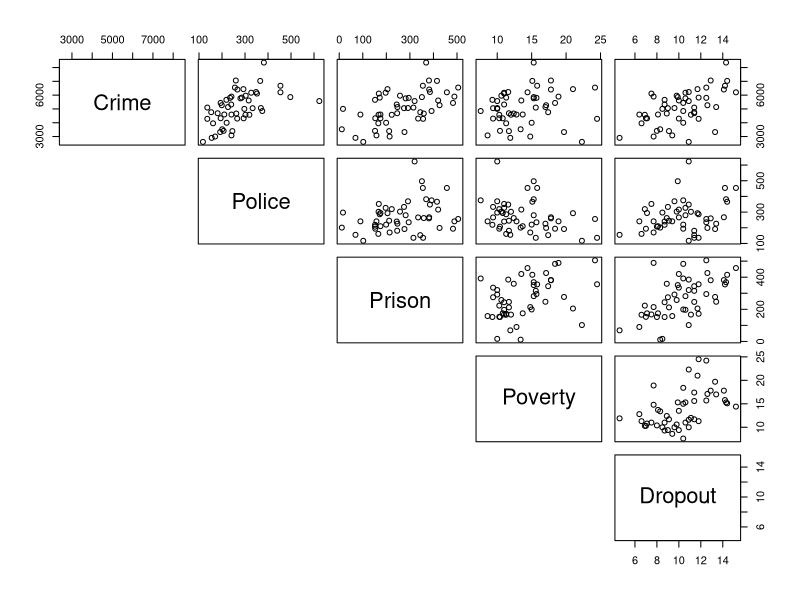
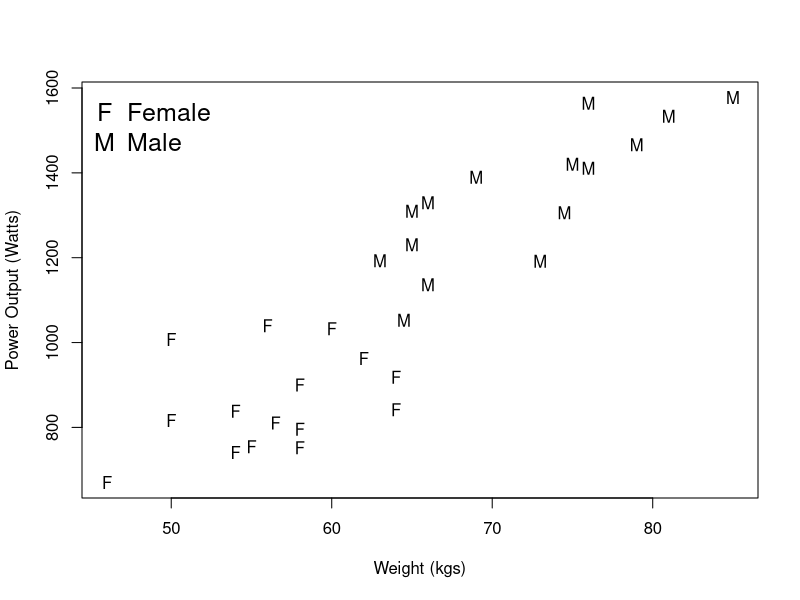

The R script that drew these images, in order:
## ---- chunk 1
crime <- read.csv("crime.csv")
pairs(crime[,-1], lower.panel = NULL)
# We add [,-1] to the end of crime to remove the first column which has non-numeric arguments (state names)
## ---- chunk 2
model1 <- lm(Crime ~ Dropout, data = crime)
coef(model1)
## ---- chunk 3
X <- model.matrix(~ Dropout, data = crime)

XtX <- t(X) %*% X

# The inverse of XtX can be found by using solve(XtX)

Y <- crime$Crime

XtY <- t(X) %*% Y

beta.hat <- solve(XtX) %*% XtY

beta.hat
## ---- chunk 4
Y <- crime$Crime
x <- crime$Dropout

b1 <- sum((x - mean(x)) * (Y - mean(Y)))/sum((x - mean(x))^2)
b0 <- mean(Y) - b1 * mean(x)
## ---- chunk 5
X <- model.matrix(~ Dropout + Police + Prison, data = crime)

XtX <- t(X) %*% X

# The inverse of XtX can be found by using solve(XtX)

Y <- crime$Crime

XtY <- t(X) %*% Y

beta.hat <- solve(XtX) %*% XtY

beta.hat

## ---- chunk 6
phys <- read.csv("phys.csv")
plot(Power1 ~ Weight, data = phys, xlab = "Weight (kgs)",
ylab = "Power Output (Watts)", pch = as.character(phys$Gender))
legend("topleft", legend = c("Female", "Male"),
pch = c("F", "M"), bty = "n", cex = 1.5)
## ---- chunk 7
physM <- subset(phys, Gender == "Male", data = phys)
physF <- subset(phys, Gender == "Female", data = phys)

#cor.test(physF$Power1, physF$Weight)
## ---- chunk 8
X <- physM$Weight
Y <- physM$Power1

var(X)
var(Y)
cov(X, Y)
## ---- chunk 9
cov(X, Y)/sqrt(var(X)*var(Y))
cor.test(physM$Weight, physM$Power1)$estimate
## ---- chunk 10
Sxx <- sum((X-mean(X))^2)

Syy <- sum((Y-mean(Y))^2)

Sxy <- sum((X-mean(x))*(Y-mean(Y)))

c(Sxx, Syy, Sxy)
## ---- chunk 11
Sxy/sqrt(Sxx*Syy)
